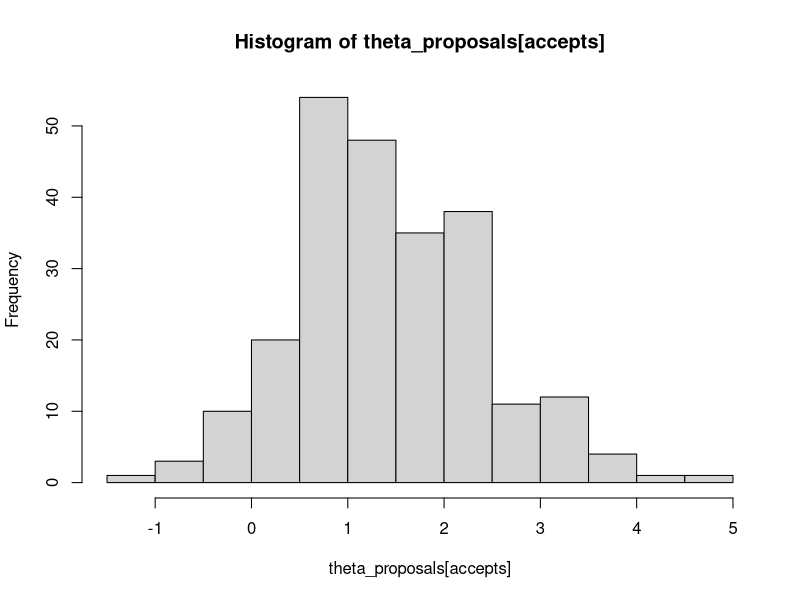
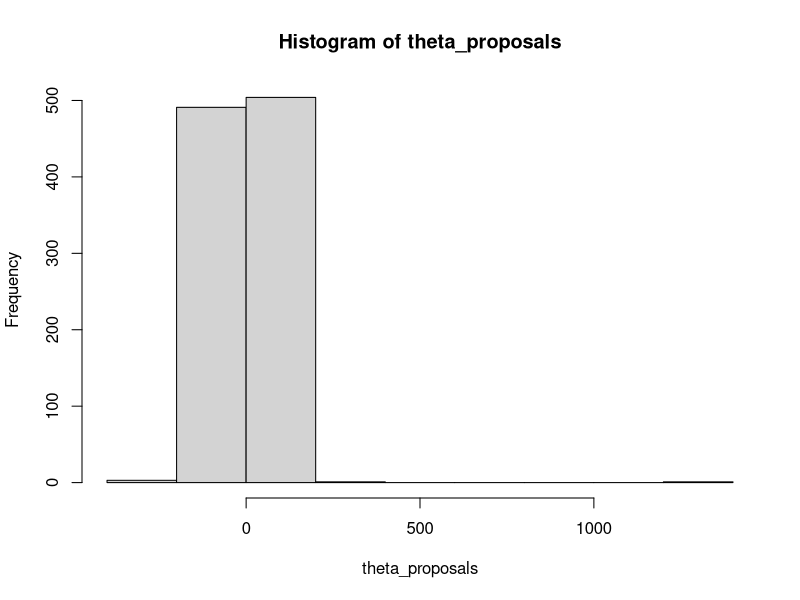
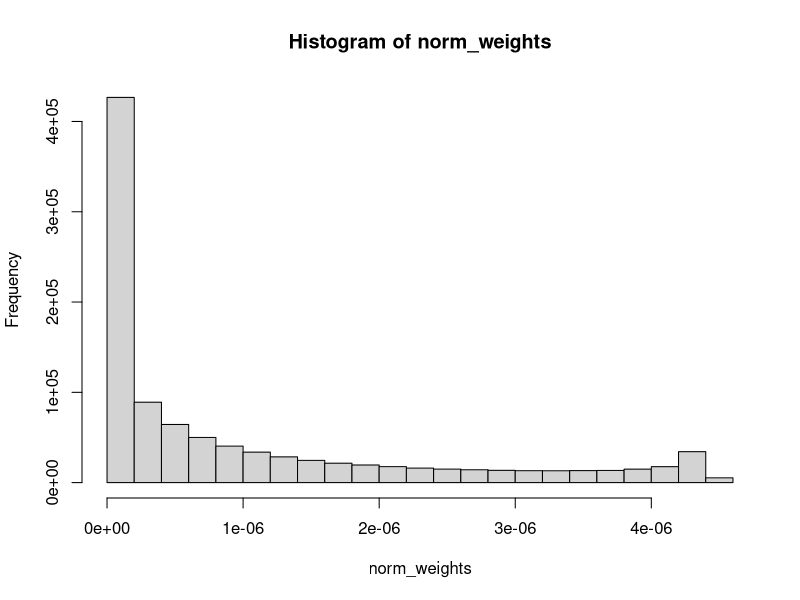

R code for these plots, in order: (Note: this script raises an error after producing the figures.)
#normal model with t prior  

#rejection sampling
y <- 2 # fake data
num_trials <- 1000
theta_proposals <- rt(num_trials, 1)
us <- runif(num_trials, min = 0, max = 1) 
log_accept_prob <- function(theta){
  -.5*(y - theta)^2 }
probs <- exp(log_accept_prob(theta_proposals))
accepts <- us < probs
hist(theta_proposals[accepts]) # only the accepted draws 
hist(theta_proposals) # all draws!


#importance sampling estimate of posterior mean of theta
y <- 2 # fake data
num_samples <- 1000000
theta_draws <- rt(num_samples , 1) 
log_unnorm_weight <- function(theta){
  # can ignore sqrt(2pi) because it will cancel out
  -.5*(y - theta)^2 }
lunws <- log_unnorm_weight(theta_draws) 
norm_weights <- exp(lunws)/sum(exp(lunws)) 
sum(norm_weights * theta_draws) 
hist(norm_weights)


#calculating effective sample size
ESS <- 1/sum(norm_weights^2)
ESS

#graphical check of accuracy 
hist(
  replicate(1000,
            getISEstimator(num_samps_per_estimate)$estimate), xlab = "IS estimate",
  main = "distribution of IS estimate")

#estimate the standard errors 
getISEstimator <- function(num_samples){
  theta_draws <- rt(num_samples, 1)
  lunws <- log_unnorm_weight(theta_draws) 
  norm_weights <- exp(lunws)/sum(exp(lunws)) 
  estimator <- sum(norm_weights * theta_draws) 
  list("estimate" = estimator,
       "approx_var" = sum( norm_weights^2*(theta_draws - estimator)^2) ) }


#two way of estimating standard errors
num_samps_per_estimate <- 10 
sqrt(getISEstimator(num_samps_per_estimate)$approx_var) 
sd(replicate(1000, getISEstimator(num_samps_per_estimate)$estimate))

#importance resampling 
y <- 2 # fake data
log_unnorm_weight <- function(theta){
  # can ignore sqrt(2pi) because it will cancel out
  -.5*(y - theta)^2 }
num_samples <- 10000
theta_draws <- rt(num_samples , 1)
lunws <- log_unnorm_weight(theta_draws)
# note: prob arg automatically normalizes
random_indexes <- sample(x = num_samples,
                         size = num_samples, replace = T,
                         prob = exp(lunws))
sort(random_indexes) # see there are repeats! resampled_draws <- theta_draws[random_indexes] hist(resampled_draws) # can’t do this unless we resample  
resampled_draws <- theta_draws[random_indexes] 
hist(resampled_draws, freq = FALSE) # can’t do this unless we resample
# lines(density(resampled_draws),col="red")
